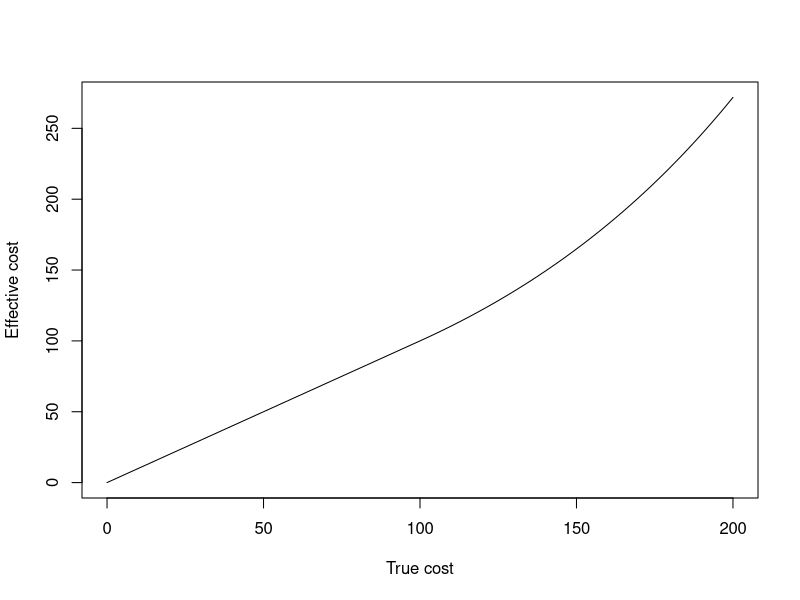

Source code (R):
cost <- function(x, a = 100)
{
    if(x > a)
    {
        return(a * exp((x - a) / a))
    }
    return(x)
}

top <- 200
plot(0:top, sapply(0:top, cost), type = 'l', xlab = "True cost", ylab = "Effective cost")
